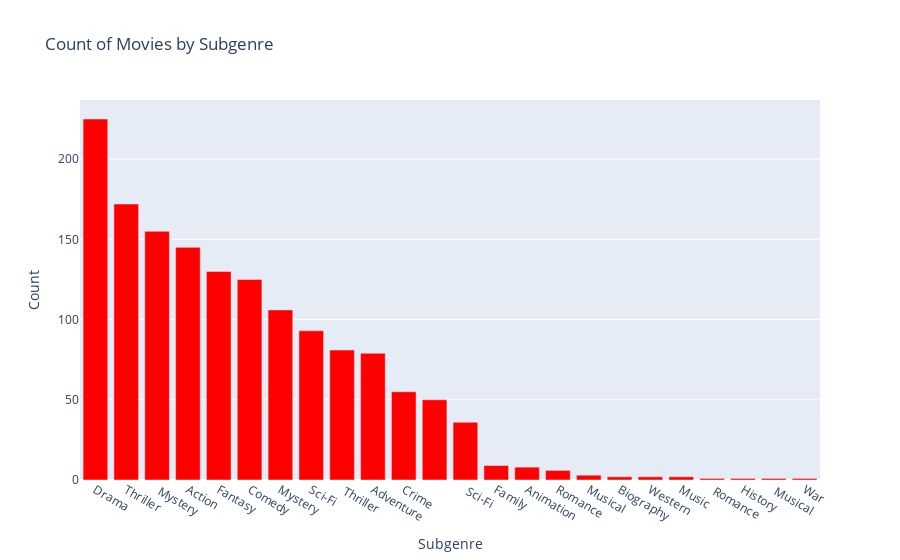

Source (notebook cell):
### Code cell
# Create a bar chart
fig = go.Figure(data=go.Bar(
    x=subgenre_counts['Subgenre'],
    y=subgenre_counts['Count'],
    marker_color='red'
))

fig.update_layout(
    title='Count of Movies by Subgenre',
    xaxis_title='Subgenre',
    yaxis_title='Count'
)

fig.show()

### Figure 1 — Plotly figure (JSON) as saved in the notebook; plotly's stock layout.template omitted (floating-point values rounded to 4 significant figures)
{"data": [{"marker": {"color": "red"}, "type": "bar", "x": ["Drama", "Thriller", " Mystery", "Action", "Fantasy", "Comedy", "Mystery", "Sci-Fi", " Thriller", "Adventure", "Crime", "", " Sci-Fi", "Family", "Animation", "Romance", "Musical", "Biography", "Western", "Music", " Romance", "History", " Musical", "War"], "y": [225, 172, 155, 145, 130, 125, 106, 93, 81, 79, 55, 50, 36, 9, 8, 6, 3, 2, 2, 2, 1, 1, 1, 1]}], "layout": {"title": {"text": "Count of Movies by Subgenre"}, "xaxis": {"title": {"text": "Subgenre"}}, "yaxis": {"title": {"text": "Count"}}}}
